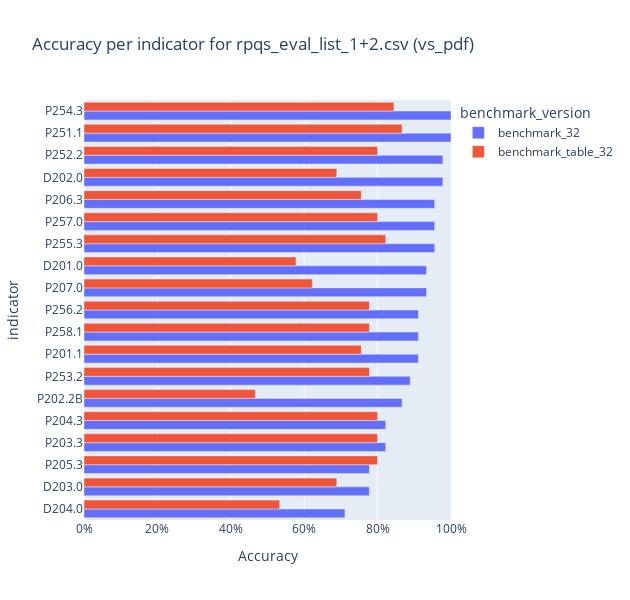

Here is the notebook cell this chart was saved with:
### Markdown cell above
Plot the accuracy per indicator

### Code cell
# Choose the PDF set used in the calculation of metrics per indicator
pdf_list_file = 'rpqs_eval_list_1+2.csv'
# Choose which benchmark versions the metrics should be calculated for
benchmark_list = ["benchmark_32", "benchmark_table_32"]
# Choose the benchmark version fixing indicator order (descending accuracy)
indic_order = "benchmark_32"

# Select data to plot
data_to_plot = df_per_ind[df_per_ind["pdf_list_file"]==pdf_list_file]
data_to_plot = data_to_plot[data_to_plot["benchmark_version"].isin(benchmark_list)]

# Order indicator by accuracy
indic_order_list = (data_to_plot[data_to_plot["benchmark_version"]==indic_order]
                  .sort_values(by="accuracy_vs_pdf", ascending=True)["indicator"]
                  .to_list())
data_to_plot['indicator'] = pd.Categorical(data_to_plot['indicator'], categories=indic_order_list, ordered=True)
data_to_plot = data_to_plot.sort_values("indicator")

# Define color order 
benchmark_order_list = data_to_plot["benchmark_version"].unique().tolist()
benchmark_order_list.sort(key=lambda x: int(x.split("_")[-1]))
benchmark_nb_order_list = [int(x.split("_")[-1]) for x in benchmark_order_list]

# Plot
#for tag in ["vs_sispea", "vs_pdf"]:
for tag in ["vs_pdf"]:
    fig = px.bar(data_to_plot, 
                y="indicator", 
                x="accuracy_"+tag, 
                color="benchmark_version", 
                category_orders={"benchmark_version": benchmark_order_list},
                #color_discrete_sequence=[px.colors.qualitative.Plotly[x%10] for x in benchmark_nb_order_list],
                height=600, #600,
                width=630, #800,
                barmode='group',
                title=f"Accuracy per indicator for {pdf_list_file} ({tag})")
    
    fig.layout.xaxis.tickformat = ',.0%'
    fig.update(layout_xaxis_range = [0,1], layout_xaxis_title="Accuracy")
    fig.show()

### Figure 1 — Plotly figure (JSON) as saved in the notebook; plotly's stock layout.template omitted (floating-point values rounded to 4 significant figures)
{"data": [{"alignmentgroup": "True", "hovertemplate": "benchmark_version=benchmark_32<br>accuracy_vs_pdf=%{x}<br>indicator=%{y}<extra></extra>", "legendgroup": "benchmark_32", "marker": {"color": "#636efa", "pattern": {"shape": ""}}, "name": "benchmark_32", "offsetgroup": "benchmark_32", "orientation": "h", "showlegend": true, "textposition": "auto", "type": "bar", "x": [0.7111, 0.7778, 0.7778, 0.8222, 0.8222, 0.8667, 0.8889, 0.9111, 0.9111, 0.9111, 0.9333, 0.9333, 0.9556, 0.9556, 0.9556, 0.9778, 0.9778, 1, 1], "xaxis": "x", "y": ["D204.0", "D203.0", "P205.3", "P203.3", "P204.3", "P202.2B", "P253.2", "P201.1", "P258.1", "P256.2", "P207.0", "D201.0", "P255.3", "P257.0", "P206.3", "D202.0", "P252.2", "P251.1", "P254.3"], "yaxis": "y"}, {"alignmentgroup": "True", "hovertemplate": "benchmark_version=benchmark_table_32<br>accuracy_vs_pdf=%{x}<br>indicator=%{y}<extra></extra>", "legendgroup": "benchmark_table_32", "marker": {"color": "#EF553B", "pattern": {"shape": ""}}, "name": "benchmark_table_32", "offsetgroup": "benchmark_table_32", "orientation": "h", "showlegend": true, "textposition": "auto", "type": "bar", "x": [0.5333, 0.6889, 0.8, 0.8, 0.8, 0.4667, 0.7778, 0.7556, 0.7778, 0.7778, 0.6222, 0.5778, 0.8222, 0.8, 0.7556, 0.6889, 0.8, 0.8667, 0.8444], "xaxis": "x", "y": ["D204.0", "D203.0", "P205.3", "P203.3", "P204.3", "P202.2B", "P253.2", "P201.1", "P258.1", "P256.2", "P207.0", "D201.0", "P255.3", "P257.0", "P206.3", "D202.0", "P252.2", "P251.1", "P254.3"], "yaxis": "y"}], "layout": {"barmode": "group", "height": 600, "legend": {"title": {"text": "benchmark_version"}, "tracegroupgap": 0}, "title": {"text": "Accuracy per indicator for rpqs_eval_list_1+2.csv (vs_pdf)"}, "width": 630, "xaxis": {"anchor": "y", "domain": [0, 1], "range": [0, 1], "tickformat": ",.0%", "title": {"text": "Accuracy"}}, "yaxis": {"anchor": "x", "domain": [0, 1], "title": {"text": "indicator"}}}}
